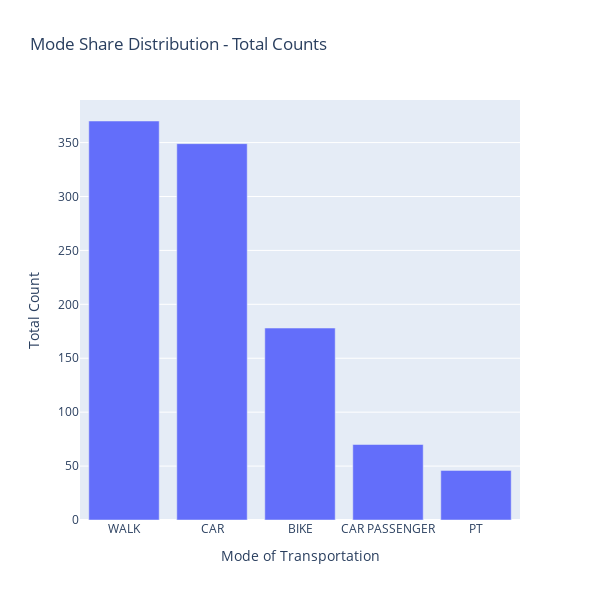
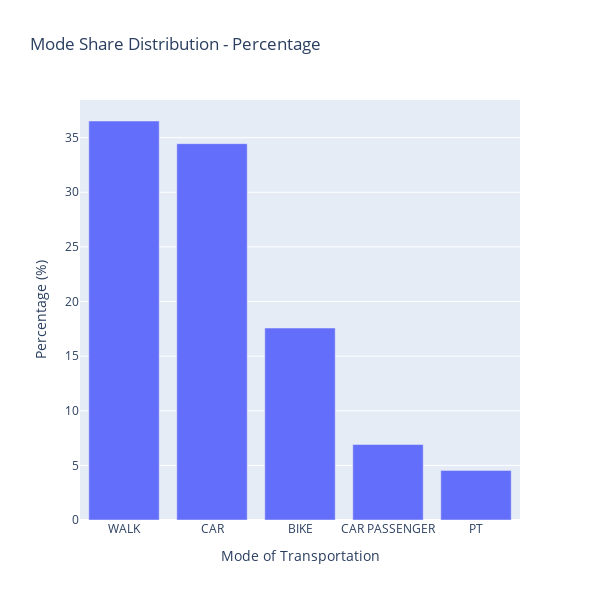

The code cell stored with these charts, in order, in its notebook:
### Markdown cell above
### Display Data

### Code cell
# Capitalize and remove underscores from mode names
df_mz_trips['mode'] = df_mz_trips['mode'].str.replace('_', ' ').str.upper()

# Calculate total counts for each mode
mode_counts = df_mz_trips['mode'].value_counts().reset_index()
mode_counts.columns = ['Mode', 'Count']

# Plot total counts
fig1 = px.bar(mode_counts, x='Mode', y='Count', title='Mode Share Distribution - Total Counts',
              labels={'Count': 'Total Count', 'Mode': 'Mode of Transportation'})
fig1.update_layout(width=600, height=600)
fig1.show()

# Calculate percentage distribution for each mode
mode_counts['Percentage'] = (mode_counts['Count'] / mode_counts['Count'].sum()) * 100

# Plot percentage distribution
fig2 = px.bar(mode_counts, x='Mode', y='Percentage', title='Mode Share Distribution - Percentage',
              labels={'Percentage': 'Percentage (%)', 'Mode': 'Mode of Transportation'})
fig2.update_layout(width=600, height=600)
fig2.show()

### Figure 1 — Plotly figure (JSON) as saved in the notebook; plotly's stock layout.template omitted (floating-point values rounded to 4 significant figures)
{"data": [{"alignmentgroup": "True", "hovertemplate": "Mode of Transportation=%{x}<br>Total Count=%{y}<extra></extra>", "legendgroup": "", "marker": {"color": "#636efa", "pattern": {"shape": ""}}, "name": "", "offsetgroup": "", "orientation": "v", "showlegend": false, "textposition": "auto", "type": "bar", "x": ["WALK", "CAR", "BIKE", "CAR PASSENGER", "PT"], "xaxis": "x", "y": [370, 349, 178, 70, 46], "yaxis": "y"}], "layout": {"barmode": "relative", "height": 600, "legend": {"tracegroupgap": 0}, "title": {"text": "Mode Share Distribution - Total Counts"}, "width": 600, "xaxis": {"anchor": "y", "domain": [0, 1], "title": {"text": "Mode of Transportation"}}, "yaxis": {"anchor": "x", "domain": [0, 1], "title": {"text": "Total Count"}}}}

### Figure 2 — Plotly figure (JSON) as saved in the notebook; plotly's stock layout.template omitted (floating-point values rounded to 4 significant figures)
{"data": [{"alignmentgroup": "True", "hovertemplate": "Mode of Transportation=%{x}<br>Percentage (%)=%{y}<extra></extra>", "legendgroup": "", "marker": {"color": "#636efa", "pattern": {"shape": ""}}, "name": "", "offsetgroup": "", "orientation": "v", "showlegend": false, "textposition": "auto", "type": "bar", "x": ["WALK", "CAR", "BIKE", "CAR PASSENGER", "PT"], "xaxis": "x", "y": [36.53, 34.45, 17.57, 6.91, 4.541], "yaxis": "y"}], "layout": {"barmode": "relative", "height": 600, "legend": {"tracegroupgap": 0}, "title": {"text": "Mode Share Distribution - Percentage"}, "width": 600, "xaxis": {"anchor": "y", "domain": [0, 1], "title": {"text": "Mode of Transportation"}}, "yaxis": {"anchor": "x", "domain": [0, 1], "title": {"text": "Percentage (%)"}}}}
